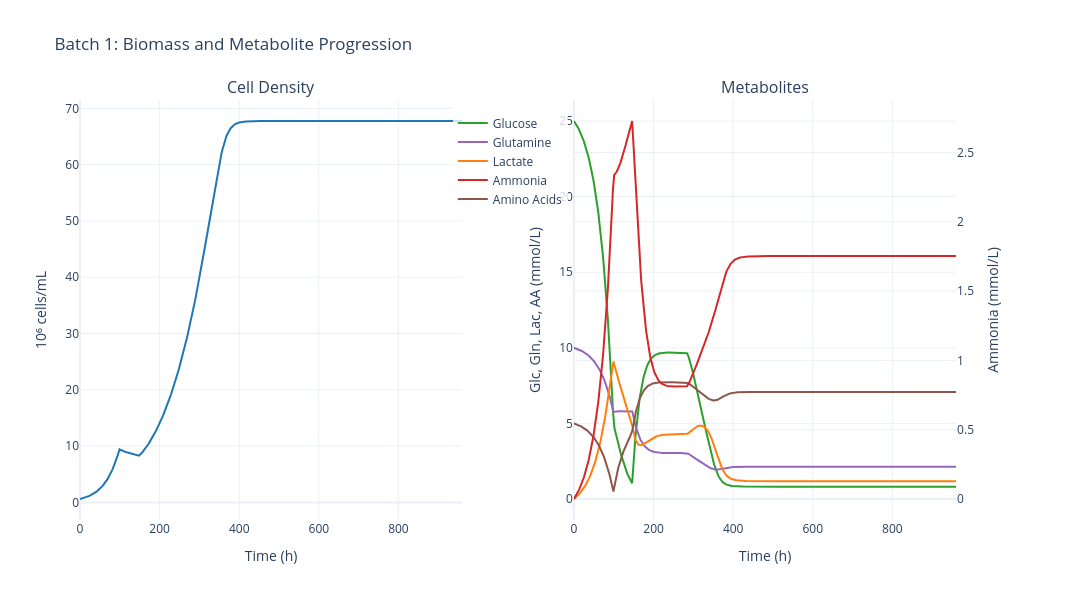

The code cell stored with this chart in its notebook:
### Code cell
sim.data.plot_biomass_metabolites()

### Figure 1 — Plotly figure (JSON) as saved in the notebook; plotly's stock layout.template omitted (floating-point values rounded to 4 significant figures; data arrays with more than 128 entries replaced by an {"elided": "..."} marker saying what was removed)
{"data": [{"hovertemplate": "Time: %{x:.1f} h<br>Cell Density: %{y:.2f} 10⁶ cells/mL<extra></extra>", "line": {"color": "#1f77b4", "width": 2}, "mode": "lines", "name": "Cell Density", "showlegend": false, "type": "scatter", "x": {"elided": "1023 float values"}, "xaxis": "x", "y": {"elided": "1023 float values"}, "yaxis": "y"}, {"hovertemplate": "Time: %{x:.1f} h<br>Glucose: %{y:.2f} mmol/L<extra></extra>", "line": {"color": "#2ca02c", "width": 2}, "mode": "lines", "name": "Glucose", "type": "scatter", "x": {"elided": "1023 float values"}, "xaxis": "x2", "y": {"elided": "1023 float values"}, "yaxis": "y2"}, {"hovertemplate": "Time: %{x:.1f} h<br>Glutamine: %{y:.2f} mmol/L<extra></extra>", "line": {"color": "#9467bd", "width": 2}, "mode": "lines", "name": "Glutamine", "type": "scatter", "x": {"elided": "1023 float values"}, "xaxis": "x2", "y": {"elided": "1023 float values"}, "yaxis": "y2"}, {"hovertemplate": "Time: %{x:.1f} h<br>Lactate: %{y:.2f} mmol/L<extra></extra>", "line": {"color": "#ff7f0e", "width": 2}, "mode": "lines", "name": "Lactate", "type": "scatter", "x": {"elided": "1023 float values"}, "xaxis": "x2", "y": {"elided": "1023 float values"}, "yaxis": "y2"}, {"hovertemplate": "Time: %{x:.1f} h<br>Ammonia: %{y:.2f} mmol/L<extra></extra>", "line": {"color": "#d62728", "width": 2}, "mode": "lines", "name": "Ammonia", "type": "scatter", "x": {"elided": "1023 float values"}, "xaxis": "x2", "y": {"elided": "1023 float values"}, "yaxis": "y3"}, {"hovertemplate": "Time: %{x:.1f} h<br>Amino Acids: %{y:.2f} mmol/L<extra></extra>", "line": {"color": "#8c564b", "width": 2}, "mode": "lines", "name": "Amino Acids", "type": "scatter", "x": {"elided": "1023 float values"}, "xaxis": "x2", "y": {"elided": "1023 float values"}, "yaxis": "y2"}], "layout": {"annotations": [{"font": {"size": 16}, "showarrow": false, "text": "Cell Density", "x": 0.205, "xanchor": "center", "xref": "paper", "y": 1, "yanchor": "bottom", "yref": "paper"}, {"font": {"size": 16}, "showarrow": false, "text": "Metabolites", "x": 0.735, "xanchor": "center", "xref": "paper", "y": 1, "yanchor": "bottom", "yref": "paper"}], "font": {"size": 12}, "height": 600, "legend": {"bgcolor": "rgba(255,255,255,0.8)", "x": 0.4, "y": 0.98}, "showlegend": true, "title": {"text": "Batch 1: Biomass and Metabolite Progression"}, "width": 1400, "xaxis": {"anchor": "y", "domain": [0, 0.41], "title": {"text": "Time (h)"}}, "xaxis2": {"anchor": "y2", "domain": [0.53, 0.94], "title": {"text": "Time (h)"}}, "yaxis": {"anchor": "x", "domain": [0, 1], "title": {"text": "10⁶ cells/mL"}}, "yaxis2": {"anchor": "x2", "domain": [0, 1], "title": {"text": "Glc, Gln, Lac, AA (mmol/L)"}}, "yaxis3": {"anchor": "x2", "overlaying": "y2", "side": "right", "title": {"text": "Ammonia (mmol/L)"}}}}
